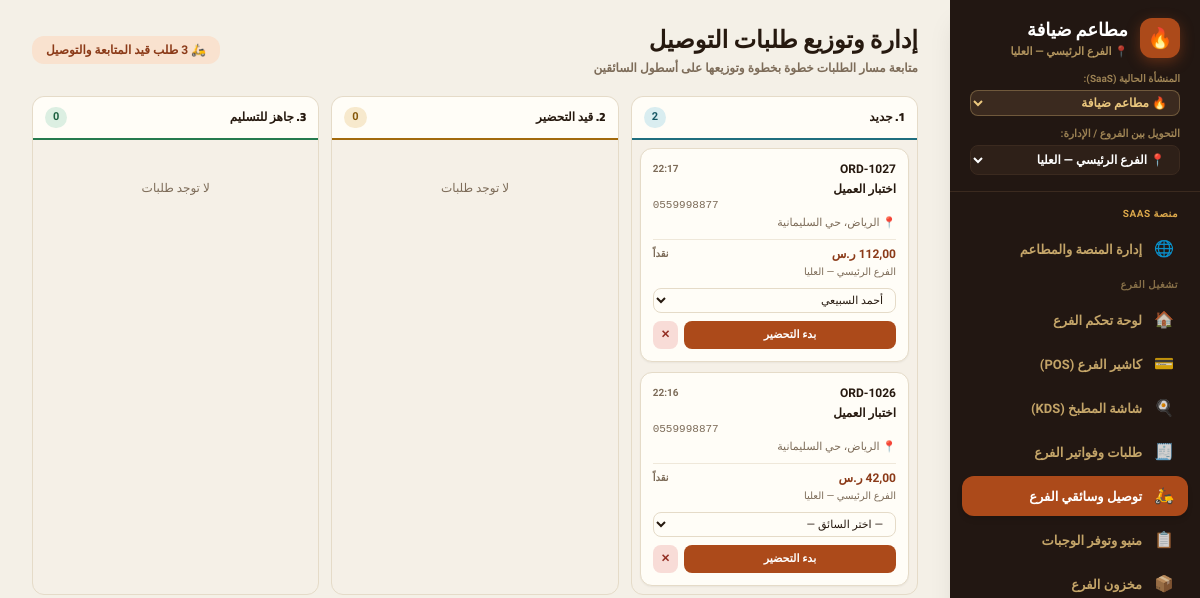
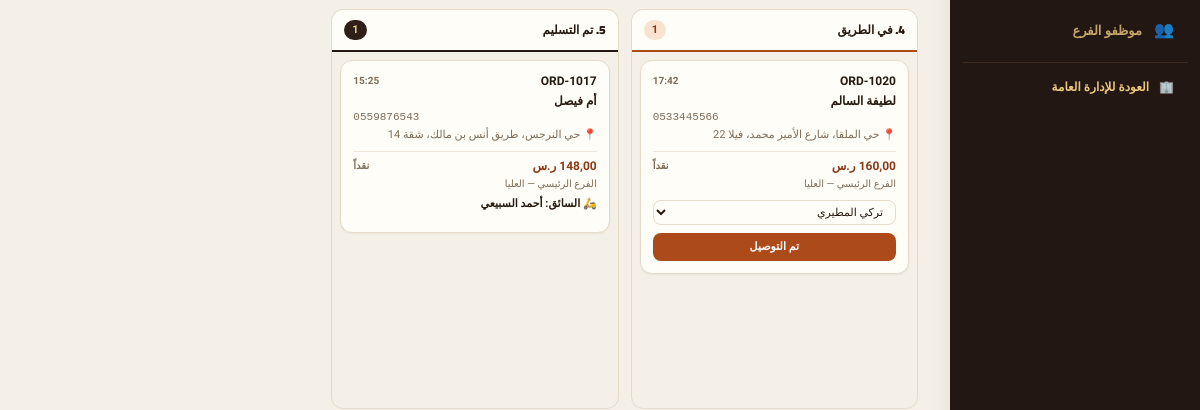
Before: /delivery/ (signed in, upper part) with the older database file (2 pictures, top to bottom).
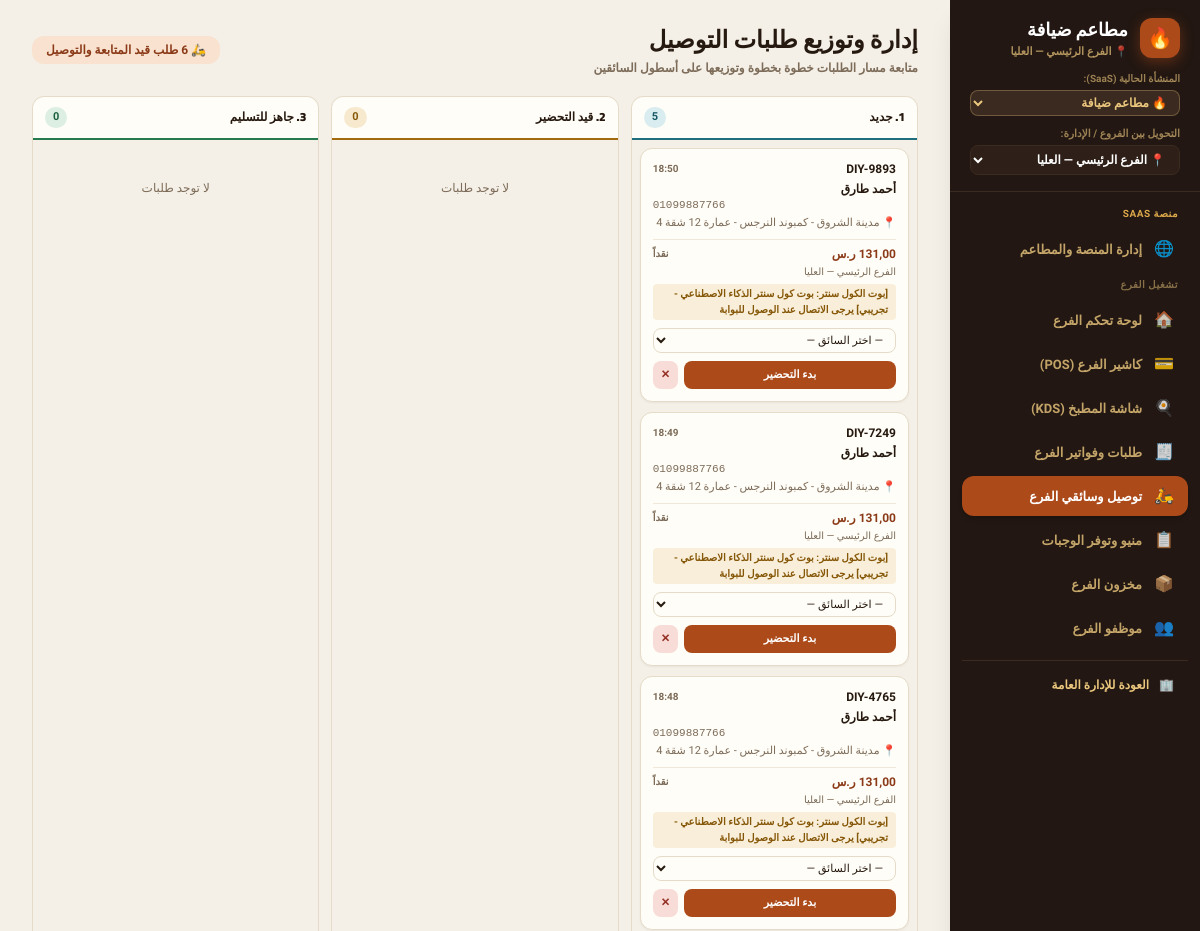
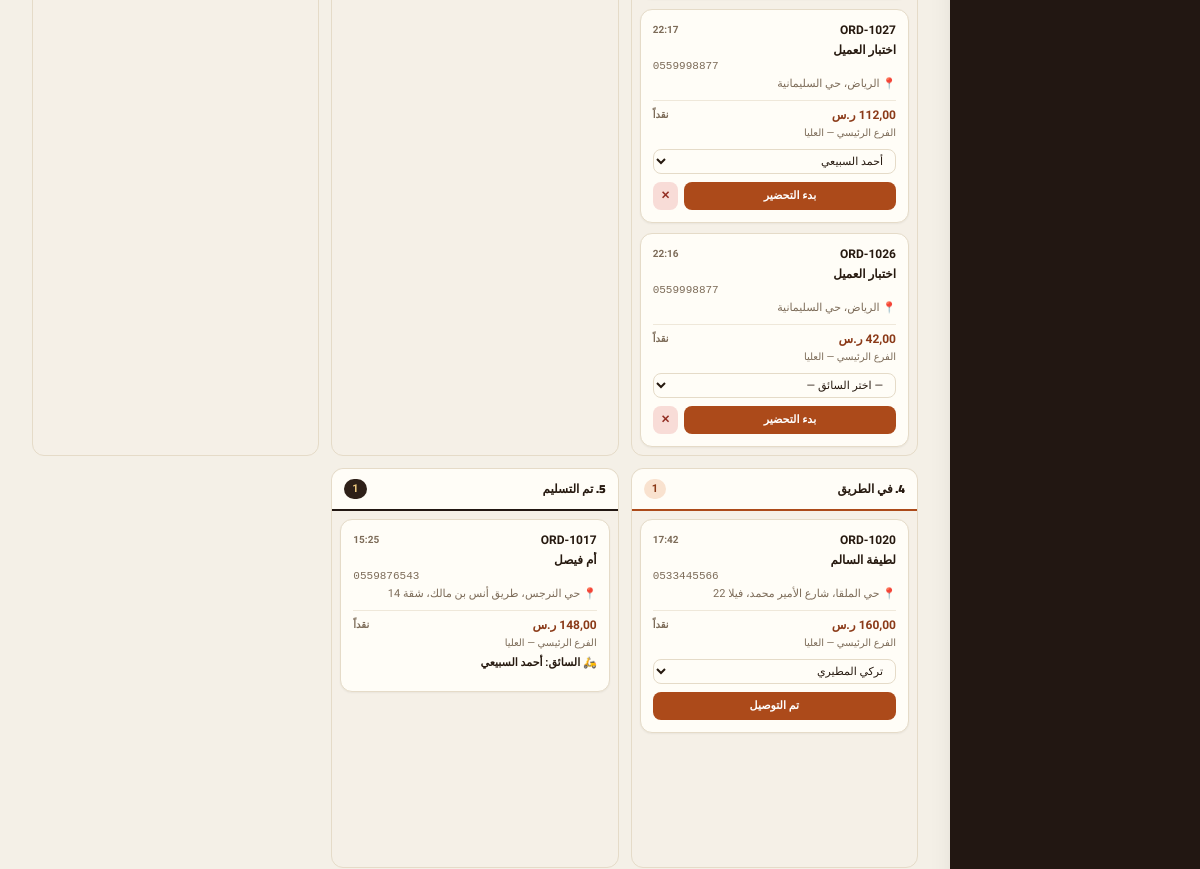
After: the same page with the newer database file (2 pictures, top to bottom).
### core/models.py (models this page shows, shortened)
class Order(models.Model):
    TYPE_CHOICES = [
        ("dine_in", "محلي"),
        ("takeaway", "سفري"),
        ("delivery", "توصيل"),
    ]
    CHANNEL_CHOICES = [
        ("cashier", "الكاشير"),
        ("call_center", "الكول سنتر"),
    ]
    STATUS_CHOICES = [
        ("new", "جديد"),
        ("preparing", "قيد التحضير"),
        ("ready", "جاهز للتسليم"),
        ("out_for_delivery", "في الطريق"),
        ("delivered", "تم التسليم"),
        ("cancelled", "ملغي"),
    ]
    PAY_CHOICES = [
        ("cash", "نقداً"),
        ("card", "بطاقة"),
        ("wallet", "محفظة رقمية"),
    ]
    tenant = models.ForeignKey(
        Tenant,
        on_delete=models.CASCADE,
        related_name="orders",
        null=True,
        blank=True,
        verbose_name="المستأجر / المنشأة",
    )
    order_number = models.CharField(max_length=50, unique=True, verbose_name="رقم الطلب")
    order_type = models.CharField(max_length=20, choices=TYPE_CHOICES, default="dine_in", verbose_name="نوع الطلب")
    channel = models.CharField(max_length=20, choices=CHANNEL_CHOICES, default="cashier", verbose_name="القناة")
    branch = models.ForeignKey(
        Branch,
        on_delete=models.SET_NULL,
        null=True,
        blank=True,
        related_name="orders",
        verbose_name="الفرع",
    )
    delivery_area = models.ForeignKey(
        "DeliveryArea",
        on_delete=models.SET_NULL,
        null=True,
        blank=True,
        related_name="orders",
        verbose_name="منطقة التوصيل / الكومبوند",
    )
    customer = models.ForeignKey(
        Customer,
        on_delete=models.SET_NULL,
        null=True,
        blank=True,
        related_name="orders",
        verbose_name="العميل",
    )
    customer_name = models.CharField(max_length=255, default="عميل نقدي", verbose_name="اسم العميل")
    customer_phone = models.CharField(max_length=50, default="", blank=True, verbose_name="هاتف العميل")
    address = models.CharField(max_length=255, default="", blank=True, verbose_name="عنوان التوصيل")
    status = models.CharField(max_length=30, choices=STATUS_CHOICES, default="new", verbose_name="الحالة")
    pay_method = models.CharField(max_length=20, choices=PAY_CHOICES, default="cash", verbose_name="طريقة الدفع")
    paid = models.BooleanField(default=True, verbose_name="تم الدفع")
    subtotal = models.DecimalField(max_digits=10, decimal_places=2, default=0.00, verbose_name="المجموع الفرعي")
    delivery_fee = models.DecimalField(max_digits=8, decimal_places=2, default=0.00, verbose_name="رسوم التوصيل")
    discount = models.DecimalField(max_digits=8, decimal_places=2, default=0.00, verbose_name="الخصم")
    total = models.DecimalField(max_digits=10, decimal_places=2, default=0.00, verbose_name="الإجمالي")
    cashier = models.CharField(max_length=255, default="", blank=True, verbose_name="الكاشير")
    driver = models.ForeignKey(
        Employee,
        on_delete=models.SET_NULL,
        null=True,
        blank=True,
        related_name="assigned_orders",
        verbose_name="السائق",
    )
    notes = models.TextField(default="", blank=True, verbose_name="ملاحظات")
    created_at = models.DateTimeField(default=timezone.now, verbose_name="تاريخ ووقت الطلب")
    class Meta:
        verbose_name = "طلب"
        verbose_name_plural = "الطلبات"
        ordering = ["-created_at", "-id"]

class Branch(models.Model):
    STATUS_CHOICES = [
        ("active", "نشط"),
        ("closed", "مغلق"),
    ]
    tenant = models.ForeignKey(
        Tenant,
        on_delete=models.CASCADE,
        related_name="branches",
        null=True,
        blank=True,
        verbose_name="المستأجر / المنشأة",
    )
    name = models.CharField(max_length=255, verbose_name="اسم الفرع")
    city = models.CharField(max_length=100, default="", blank=True, verbose_name="المدينة")
    address = models.CharField(max_length=255, default="", blank=True, verbose_name="العنوان")
    phone = models.CharField(max_length=50, default="", blank=True, verbose_name="الهاتف")
    status = models.CharField(max_length=20, choices=STATUS_CHOICES, default="active", verbose_name="الحالة")
    latitude = models.DecimalField(max_digits=10, decimal_places=7, null=True, blank=True, verbose_name="خط العرض")
    longitude = models.DecimalField(max_digits=10, decimal_places=7, null=True, blank=True, verbose_name="خط الطول")
    delivery_polygon = models.JSONField(default=list, blank=True, verbose_name="مضلع التغطية على الخريطة")
    delivery_radius_km = models.DecimalField(max_digits=5, decimal_places=2, default=5.00, verbose_name="نصف قطر التغطية (كم)")
    created_at = models.DateTimeField(auto_now_add=True, verbose_name="تاريخ الإنشاء")
    class Meta:
        verbose_name = "فرع"
        verbose_name_plural = "الفروع"
        ordering = ["id"]

class Employee(models.Model):
    ROLE_CHOICES = [
        ("manager", "مدير"),
        ("cashier", "كاشير"),
        ("chef", "طاهٍ"),
        ("driver", "سائق"),
        ("call_center", "خدمة عملاء"),
        ("waiter", "مباشر"),
    ]
    STATUS_CHOICES = [
        ("active", "على رأس العمل"),
        ("vacation", "في إجازة"),
        ("inactive", "غير نشط"),
    ]
    tenant = models.ForeignKey(
        Tenant,
        on_delete=models.CASCADE,
        related_name="employees",
        null=True,
        blank=True,
        verbose_name="المستأجر / المنشأة",
    )
    user = models.OneToOneField(
        User,
        on_delete=models.SET_NULL,
        null=True,
        blank=True,
        related_name="employee_profile",
        verbose_name="حساب المستخدم المربوط",
    )
    name = models.CharField(max_length=255, verbose_name="اسم الموظف")
    employee_code = models.CharField(
        max_length=30,
        null=True,
        blank=True,
        verbose_name="كود الموظف للدخول السريع",
        help_text="مثال: 101 أو EMP-101",
    )
    pin_code = models.CharField(
        max_length=128,
        null=True,
        blank=True,
        verbose_name="رمز PIN المشفر",
        help_text="رمز دخول سريع من 4 أرقام",
    )
    phone = models.CharField(max_length=50, default="", blank=True, verbose_name="الجوال")
    role = models.CharField(max_length=50, choices=ROLE_CHOICES, verbose_name="المسمى الوظيفي")
    job_role = models.ForeignKey(
        JobRole,
        on_delete=models.SET_NULL,
        null=True,
        blank=True,
        related_name="employees",
        verbose_name="المسمى الوظيفي المخصص",
    )
    branch = models.ForeignKey(
        Branch,
        on_delete=models.SET_NULL,
        null=True,
        blank=True,
        related_name="employees",
        verbose_name="الفرع",
    )
    salary = models.DecimalField(max_digits=10, decimal_places=2, default=0.00, verbose_name="الراتب")
    hire_date = models.DateField(default=timezone.now, verbose_name="تاريخ التعيين")
    status = models.CharField(max_length=20, choices=STATUS_CHOICES, default="active", verbose_name="الحالة")
    created_at = models.DateTimeField(auto_now_add=True, verbose_name="تاريخ الإنشاء")
    class Meta:
        verbose_name = "موظف"
        verbose_name_plural = "الموظفون"
        ordering = ["id"]

### core/views.py (the view)
# urls.py: path("delivery/", views.delivery_view, name="delivery"),
@login_required
@ensure_csrf_cookie
def delivery_view(request):
    if not user_has_perm(request.user, "delivery_access"):
        return HttpResponseForbidden("غير مصرح لك بالوصول إلى قسم التوصيل")
    tenant = get_active_tenant(request)
    branch = get_active_branch(request)
    start_of_today = timezone.now().replace(hour=0, minute=0, second=0, microsecond=0)
    drivers_qs = Employee.objects.filter(tenant=tenant, role="driver", status="active").order_by("name")
    if branch:
        drivers_qs = drivers_qs.filter(Q(branch=branch) | Q(branch__isnull=True))
    drivers = list(drivers_qs)
    delivery_orders = Order.objects.filter(
        tenant=tenant,
        order_type="delivery",
        created_at__gte=start_of_today - timedelta(days=1),
    ).exclude(status="cancelled").select_related("branch", "driver").order_by("-id")
    if branch:
        delivery_orders = delivery_orders.filter(branch=branch)
    orders_by_status = {
        "new": [],
        "preparing": [],
        "ready": [],
        "out_for_delivery": [],
        "delivered": [],
    }
    for order in delivery_orders:
        if order.status in orders_by_status:
            orders_by_status[order.status].append(order)
    driver_stats = []
    for d in drivers:
        active = Order.objects.filter(tenant=tenant, driver=d, status="out_for_delivery").count()
        done = Order.objects.filter(tenant=tenant, driver=d, status="delivered", created_at__gte=start_of_today).count()
        driver_stats.append({
            "id": d.id,
            "name": d.name,
            "phone": d.phone,
            "active": active,
            "done": done,
        })
    active_count = sum(len(orders_by_status[st]) for st in ["new", "preparing", "ready", "out_for_delivery"])
    context = {
        "tenant": tenant,
        "current_branch": branch,
        "orders_by_status": orders_by_status,
        "drivers": drivers,
        "driver_stats": driver_stats,
        "active_count": active_count,
    }
    return render(request, "delivery.html", context)

### core/models.py (called while the page is built)
    def is_subscription_active(self):
        if not self.is_active:
            return False
        if self.subscription_status in ["active", "trial"]:
            if self.subscription_end and self.subscription_end < timezone.now():
                return False
            return True
        return False

    def days_until_expiry(self):
        if not self.subscription_end:
            return 999
        diff = (self.subscription_end - timezone.now()).total_seconds()
        return max(0, int(diff // 86400))

### core/views.py (called while the page is built, shortened)
def get_active_tenant(request):
    if hasattr(request, "tenant") and request.tenant:
        return request.tenant

def get_active_branch(request):
    tenant = get_active_tenant(request)
    profile = getattr(request.user, "profile", None)
    is_owner = request.user.is_superuser or (profile and (profile.role in ["owner", "platform_admin"] or profile.is_platform_admin))
    if not is_owner and profile and profile.branch:
        return profile.branch
    active_id = request.session.get("active_branch_id")
    if active_id:
        qs = Branch.objects.filter(id=active_id)
        if tenant:
            qs = qs.filter(tenant=tenant)
        return qs.first()
    return None

### templates/delivery.html (shortened to what the changed rows need)
{% extends "base.html" %}
{% block content %}
<div>
    <div class="mb-5 flex flex-col sm:flex-row sm:items-center sm:justify-between gap-2">
        <div>
            <h1 class="text-2xl font-black font-display text-ink">إدارة وتوزيع طلبات التوصيل</h1>
        </div>
        <div class="flex items-center gap-2">
            <span class="inline-flex items-center gap-1 rounded-xl bg-brand-100 px-3.5 py-1.5 text-xs font-bold text-brand-700">
                🛵 {{ active_count }} طلب قيد المتابعة والتوصيل
            </span>
        </div>
    </div>
    <div class="grid grid-cols-1 gap-5 xl:grid-cols-[1fr_300px]">
        <div class="grid grid-cols-1 sm:grid-cols-2 lg:grid-cols-3 xl:grid-cols-5 gap-3">
            <div class="flex flex-col rounded-xl border border-line bg-paper/40 min-h-[400px]">
                <div class="flex items-center justify-between border-b-2 border-info-600 bg-card px-3 py-2.5 rounded-t-xl">
                    <span class="text-xs font-black font-display text-ink">1. جديد</span>
                    <span class="rounded-full bg-info-100 px-2 py-0.5 text-[11px] font-bold text-info-700">{{ orders_by_status.new|length }}</span>
                </div>
                <div class="p-2 space-y-2.5 flex-1 overflow-y-auto">
                    {% for o in orders_by_status.new %}
                        {% include "delivery_card.html" with order=o next_status="preparing" next_label="بدء التحضير" %}
                    {% empty %}
                        <p class="text-center py-8 text-xs text-soft">لا توجد طلبات</p>
                    {% endfor %}
                </div>
            </div>
            <div class="flex flex-col rounded-xl border border-line bg-paper/40 min-h-[400px]">
                <div class="p-2 space-y-2.5 flex-1 overflow-y-auto">
                    {% for o in orders_by_status.out_for_delivery %}
                        {% include "delivery_card.html" with order=o next_status="delivered" next_label="تم التوصيل" %}
                    {% empty %}
                        <p class="text-center py-8 text-xs text-soft">لا توجد طلبات</p>
                    {% endfor %}
                </div>
            </div>
            <div class="flex flex-col rounded-xl border border-line bg-paper/40 min-h-[400px]">
                <div class="p-2 space-y-2.5 flex-1 overflow-y-auto">
                    {% for o in orders_by_status.delivered %}
                        {% include "delivery_card.html" with order=o %}
                    {% empty %}
                        <p class="text-center py-8 text-xs text-soft">لا توجد طلبات</p>
                    {% endfor %}
                </div>
            </div>
        </div>
    </div>
</div>
{% endblock %}

### templates/delivery_card.html
<div class="card p-3 shadow-sm border-line text-xs">
    <div class="flex items-center justify-between">
        <span class="font-extrabold text-ink">{{ order.order_number }}</span>
        <span class="text-[10px] text-soft font-bold">{{ order.created_at|time:"H:i" }}</span>
    </div>
    <p class="font-bold text-ink mt-1 truncate">{{ order.customer_name }}</p>
    {% if order.customer_phone %}
    <p class="text-[11px] text-soft font-mono" dir="ltr">{{ order.customer_phone }}</p>
    {% endif %}
    {% if order.address %}
    <p class="text-[11px] text-soft line-clamp-2 mt-0.5">📍 {{ order.address }}</p>
    {% endif %}
    <div class="mt-2 flex items-center justify-between border-t border-line/60 pt-1.5">
        <span class="font-extrabold text-brand-700">{{ order.total|floatformat:2 }} ر.س</span>
        <span class="text-[10px] font-bold text-soft">{{ order.get_pay_method_display }}</span>
    </div>
    <p class="text-[10px] text-soft mt-0.5">{{ order.branch.name|default:"—" }}</p>
    {% if order.notes %}
    <p class="mt-1 rounded bg-warn-100/70 px-2 py-0.5 text-[10px] font-bold text-warn-700">
        {{ order.notes }}
    </p>
    {% endif %}
    {% if order.status != 'delivered' and order.status != 'cancelled' %}
    <div class="mt-2">
        <select
            id="driver-select-{{ order.id }}"
            class="input !px-2 !py-1 !text-[11px]"
            onchange="updateOrderDriver({{ order.id }}, this)"
        >
            <option value="">— اختر السائق —</option>
            {% for d in drivers %}
            <option value="{{ d.id }}" {% if order.driver_id == d.id %}selected{% endif %}>{{ d.name }}</option>
            {% endfor %}
        </select>
    </div>
    {% elif order.driver %}
    <p class="text-[11px] font-bold text-ink mt-1">🛵 السائق: {{ order.driver.name }}</p>
    {% endif %}
    <div class="mt-2 flex items-center gap-1.5">
        {% if next_status %}
        <button
            type="button"
            onclick="advanceOrderStatus({{ order.id }}, '{{ next_status }}', {% if need_driver %}true{% else %}false{% endif %})"
            class="flex-1 rounded-lg bg-brand-600 py-1.5 text-center text-[11px] font-bold text-white hover:bg-brand-700 transition"
        >
            {{ next_label }}
        </button>
        {% endif %}
        {% if order.status == 'new' or order.status == 'preparing' %}
        <button
            type="button"
            onclick="cancelOrder({{ order.id }})"
            title="إلغاء الطلب"
            class="rounded-lg bg-bad-100 px-2 py-1.5 text-[11px] font-bold text-bad-700 hover:bg-bad-200 transition"
        >
            ✕
        </button>
        {% endif %}
    </div>
</div>

Changed rows visible on the page:
added Order: order_number "DIY-9893", created_at "18:50", customer_name "أحمد طارق", customer_phone "01099887766", address "مدينة الشروق - كمبوند النرجس - عمارة 12 شقة 4", total "131,00", pay_method "نقداً", branch.name "الفرع الرئيسي — العليا", notes "[بوت الكول سنتر: بوت كول سنتر الذكاء الاصطناعي - تجريبي] يرجى الاتصال عند الوصول للبوابة", next_label "بدء التحضير", shown under "إدارة وتوزيع طلبات التوصيل"
added Order: order_number "DIY-7249", created_at "18:49", customer_name "أحمد طارق", customer_phone "01099887766", address "مدينة الشروق - كمبوند النرجس - عمارة 12 شقة 4", total "131,00", pay_method "نقداً", branch.name "الفرع الرئيسي — العليا", notes "[بوت الكول سنتر: بوت كول سنتر الذكاء الاصطناعي - تجريبي] يرجى الاتصال عند الوصول للبوابة", next_label "بدء التحضير", shown under "إدارة وتوزيع طلبات التوصيل"
added Order: order_number "DIY-4765", created_at "18:48", customer_name "أحمد طارق", customer_phone "01099887766", address "مدينة الشروق - كمبوند النرجس - عمارة 12 شقة 4", total "131,00", pay_method "نقداً", branch.name "الفرع الرئيسي — العليا", notes "[بوت الكول سنتر: بوت كول سنتر الذكاء الاصطناعي - تجريبي] يرجى الاتصال عند الوصول للبوابة", next_label "بدء التحضير", shown under "إدارة وتوزيع طلبات التوصيل"
Other visible differences:
{{ active_count }}: "3" → "6"
{{ orders_by_status.new|length }}: "2" → "5"
